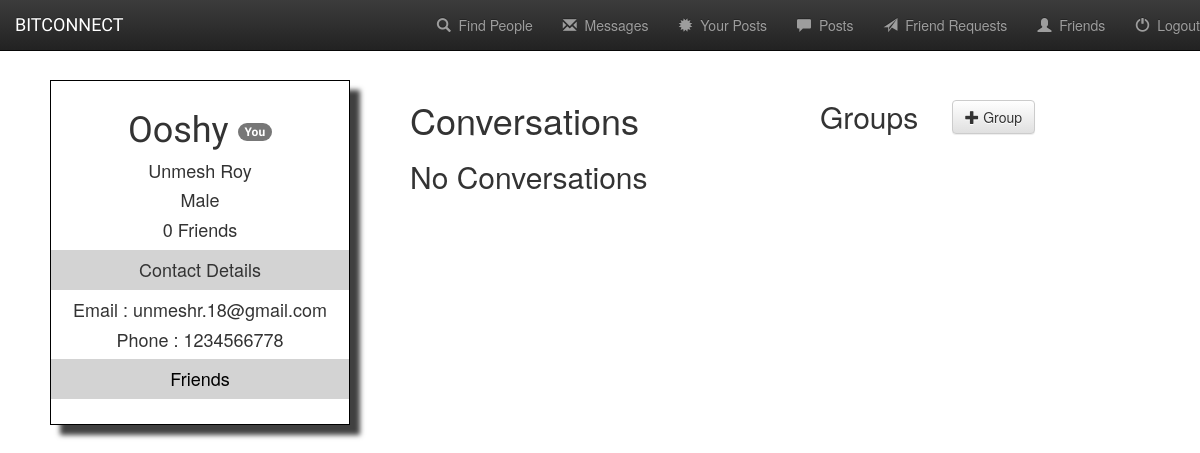
Before: /messaging/ (signed in) with the older database file.
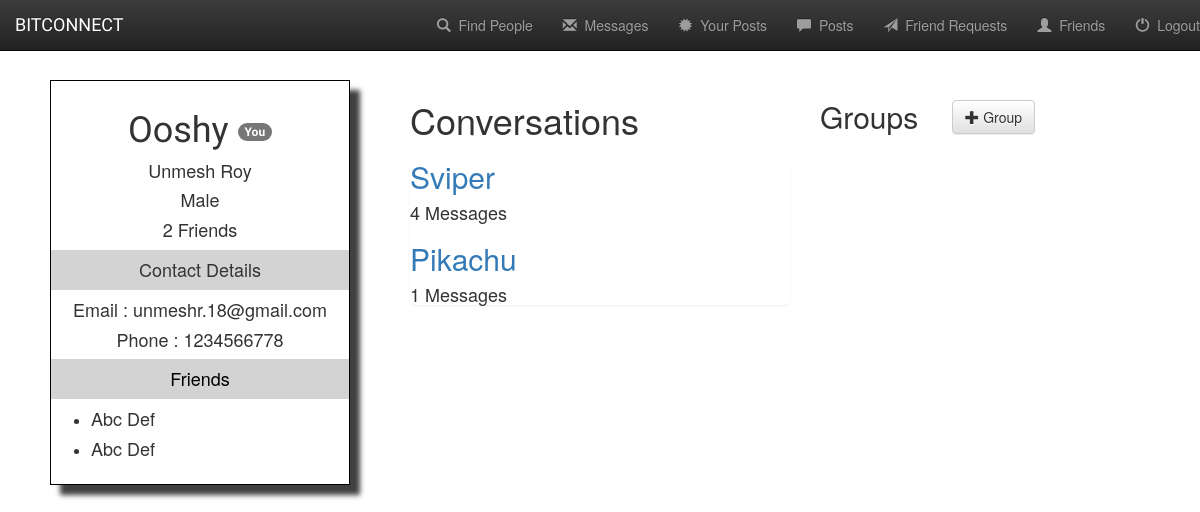
After: the same page with the newer database file.
### base/models.py (models this page shows, shortened)
class Member(models.Model) :
    user = models.OneToOneField(User , on_delete=models.CASCADE)
    username = models.CharField(max_length=200)
    first_name = models.CharField(max_length=200)
    last_name = models.CharField(max_length=200)
    email = models.EmailField()
    birth_date = models.DateField()
    phone = models.CharField(max_length=20)
    gender = models.IntegerField()
    friends = models.ManyToManyField("self" , related_name='friends' , symmetrical=True , blank = True)
    friend_requests = models.ManyToManyField("self" , related_name = 'sent_requests' , symmetrical = False , blank = True)

### messaging/models.py (models this page shows)
class Chat (models.Model) :
    members = models.ManyToManyField(Member , related_name='conversations' , symmetrical = False , related_query_name='members')

### messaging/views.py (the view)
@login_required(login_url='/')
def index (request) :
    user = request.user
    current_member = Member.objects.get(user = user)
    chats = current_member.conversations.all()
    groups = []
    context = {
        'current_member' : current_member ,
        'member' : current_member ,
        'chats' : chats ,
        'groups' : groups ,
    }
    return render(request , 'messaging/index.html' , context)

### messaging/templates/messaging/index.html (shortened to what this page needs)
{% extends 'base/profile.html' %}
{% block content %}
    <div class = "row">
        <div class = "col-sm-offset-4 col-sm-4">
            <h1>Conversations</h1>
            {% if current_member.conversations.count == 0%} <h2>No Conversations</h2> {% endif %}
            <ul class = "list-group">
                {% for chat in chats %}
                    {% for mem in chat.members.all %}
                        {% if mem.user != current_member.user %}
                            <h2><a href = "{% url 'messaging:message' mem.id %}">{{mem.username}}</a></h2>
                            <h4>{{chat.messages.count}} Messages</h4>
                        {% endif %}
                    {% endfor %}
                {% endfor %}
            </ul>
        </div>
        <div class = "col-sm-4">
            <h2>Groups
                <a href = "#" class = "btn btn-default" style= "position: absolute; right : 15vw;">
                    <span class = "glyphicon glyphicon-plus"></span>&nbsp;Group
                </a>
            </h2>
        </div>
    </div>
{% endblock %}

### base/templates/base/profile.html (shortened to what this page needs)
{% load staticfiles%}
<!DOCTYPE html>
<html>
    <head>
        <link rel="stylesheet" href="https://maxcdn.bootstrapcdn.com/bootstrap/3.3.7/css/bootstrap.min.css">
        <link rel="stylesheet" href="https://maxcdn.bootstrapcdn.com/bootstrap/3.3.7/css/bootstrap-theme.min.css">
        <link rel="stylesheet" type="text/css" href="{% static 'base/style.css' %}">
    </head>
    <body>
        <div class="container-fluid">
            <nav class="navbar navbar-toggleable-md navbar-inverse navbar-fixed-top">
                <div class="navbar-header">
                    <div class="navbar-brand">BITCONNECT</div>
                </div>
                <div class="collapse navbar-collapse" id="topNavBar">
                    <ul class="nav navbar-nav navbar-right">
                        <li>
                            <a class="navbar-link" href="{% url 'findpeople'%}">
                                <span class="glyphicon glyphicon-search"></span>&nbsp; Find People
                            </a>
                        </li>
                        <li>
                            <a class="navbar-link" href="{% url 'messaging:index' %}">
                                <span class="glyphicon glyphicon-envelope"></span>&nbsp; Messages
                            </a>
                        </li>
                        <li>
                            <a class="navbar-link" href="{% url 'myposts' current_member.id %}">
                                <span class="glyphicon glyphicon-certificate"></span>&nbsp; Your Posts
                            </a>
                        </li>
                        <li>
                            <a class="navbar-link" href="{% url 'posts' %}">
                                <span class="glyphicon glyphicon-comment"></span>&nbsp; Posts
                            </a>
                        </li>
                        <li>
                            <a class="navbar-link" href="{% url 'friendrequests' %}">
                                <span class="glyphicon glyphicon-send"></span>&nbsp; Friend Requests
                            </a>
                        </li>
                        <li>
                            <a class="navbar-link" href="{% url 'friends' %}">
                                <span class="glyphicon glyphicon-user"></span>&nbsp; Friends
                            </a>
                        </li>
                        <li>
                            <a class="navbar-link" href="{%url 'logout'%}">
                                <span class="glyphicon glyphicon-off"></span>&nbsp; Logout
                            </a>
                        </li>
                    </ul>
                    </div>
            </nav>
        </div>
        <br>
        <br>
        <br>
        <br>
        <div class="container-fluid">
            <div class = "row" >
                <div class = "col-md-3 prosidebar" style="text-align: center">
                    <h1 style = "font-family: 'Baloo Thambi', cursive;">
                        {{member.username}}
                        {% if member.user == current_member.user %}<span class="badge badge-secondary">You</span>{% endif %}
                    </h1>
                    <h4>{{member.first_name}} {{member.last_name}}</h4>
                    <h4>
                        {% if member.gender == 1 %} Male
                        {% else %} Female {% endif %}
                    </h4>
                    <h4>{{member.friends.count}} Friends</h4>
                    <h4 style="background-color: lightgray; padding:10px;">Contact Details</h4>
                    <h4>Email : {{member.email}}</h4>
                    <h4>Phone : {{member.phone}}</h4>
                    <h4 style="background-color: lightgray; padding:10px;"><a href="#" style = "color: black;">Friends</a></h4>
                        <ul style ="text-align: left;">
                            {% for friend in member.friends.all%}
                                {% if forloop.counter < 5 %}
                                <li><h4>{{friend.first_name}} {{friend.last_name}}</h4></li>
                                {% endif %}
                            {% endfor %}
                        </ul>
                </div>
                {% block content %}
                {% endblock %}
            </div>
        </div>
    </body>
</html>

### base/static/base/style.css (style rules this page uses)
body { background-image: url("images/background.jpeg") ; background-repeat: no-repeat; background-size: cover; background-attachment: fixed; }
.navbar-brand { font-family: 'Baloo Thambi', cursive; color: azure; }
.prosidebar { border: 1px black solid; box-shadow: 10px 10px 5px 0px rgba(0,0,0,0.75); padding: 10px 0px 15px 0px; position: fixed ; left : 50px; }

Changed rows visible on the page:
computed for Member "Ooshy": friends.count "0" → "2"
added Member: first_name "Abc", last_name "Def", username "Sviper"
added Member: first_name "Abc", last_name "Def", username "Pikachu"
added Chat: messages.count "4"
added Chat: messages.count "1"
Other visible differences:
text no longer shown: "No Conversations"
